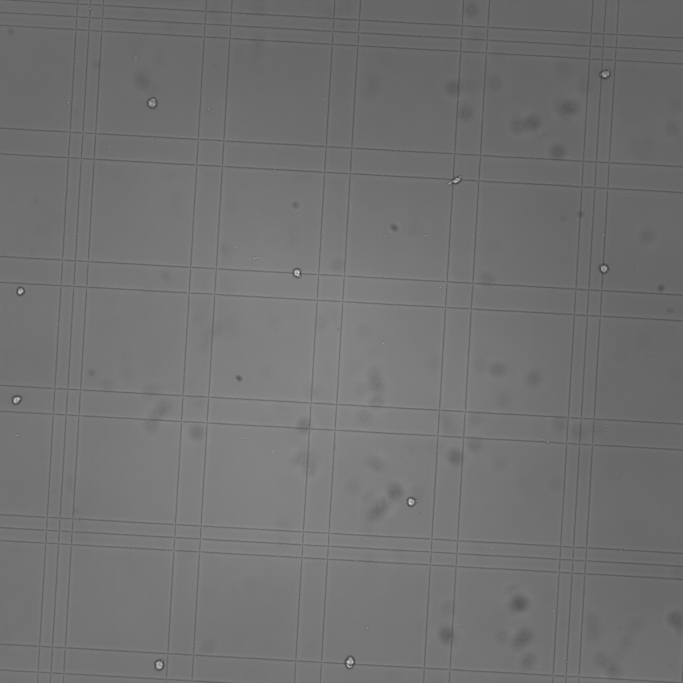
#> input picture cellcount/cellcount0.1/1.tif, 2048 x 2048 px, found by its file name (shown at 1/3 size)
$ python cellcountlcount.py
#> lines starting #> are read from the running program, lines starting #| are printed output that depends on the picture; after the words box and inside, x2 and y2 are one past the last pixel; in counts of white or black regions, pixels touching at a corner belong together
import cv2
import numpy as np
import matplotlib.pyplot as plt
from PIL import Image
import os

# Directory to save exported figures
EXPORT_DIR = "figures"
if not os.path.exists(EXPORT_DIR):
    os.makedirs(EXPORT_DIR)

def add_scale_bar(image, pixel_to_micron, scale_bar_length_um=200, bar_color=(255, 0, 0), thickness=5, margin=20):
    """
    Overlays a scale bar on the BGR image.
    """
    scale_bar_length_px = int(scale_bar_length_um / pixel_to_micron)
    height, width, _ = image.shape
    x_start = margin
    y_start = height - margin
    x_end = x_start + scale_bar_length_px

    cv2.line(image, (x_start, y_start), (x_end, y_start), bar_color, thickness)
    text = f"{scale_bar_length_um} um"  # ASCII-safe label
    font = cv2.FONT_HERSHEY_SIMPLEX
    cv2.putText(image, text, (x_start, y_start - 10), font, 1, bar_color, 2, cv2.LINE_AA)
    return image

def count_cells_adaptive(image_np, min_area=50, max_area=600):
    """
    Counts cells via adaptive thresholding on a grayscale image.

    Returns:
      count: Number of detected cells.
      cell_contours: List of contours that pass the area filter.
      thresh_img: The binary thresholded image.
    """
    blurred = cv2.GaussianBlur(image_np, (7, 7), 0)
    adaptive_thresh = cv2.adaptiveThreshold(blurred, 255, cv2.ADAPTIVE_THRESH_MEAN_C,
                                            cv2.THRESH_BINARY_INV, 9, 3)
    contours, _ = cv2.findContours(adaptive_thresh, cv2.RETR_EXTERNAL, cv2.CHAIN_APPROX_SIMPLE)
    cell_contours = [cnt for cnt in contours if min_area < cv2.contourArea(cnt) < max_area]
    count = len(cell_contours)
    return count, cell_contours, adaptive_thresh

def display_results(image_np, contours, method_name, count, thresh_img, pixel_to_micron, scale_bar_length_um, export_filename=None):
    """
    Displays and exports a figure with detected cell contours (with scale bar) and the thresholded image.
    """
    image_with_contours = cv2.cvtColor(image_np, cv2.COLOR_GRAY2BGR)
    cv2.drawContours(image_with_contours, contours, -1, (0, 255, 0), 2)
    image_with_contours = add_scale_bar(image_with_contours, pixel_to_micron, scale_bar_length_um)
    image_rgb = cv2.cvtColor(image_with_contours, cv2.COLOR_BGR2RGB)

    plt.figure(figsize=(12, 6))
    plt.suptitle(f"{method_name}: Detected Cells = {count}", fontsize=16)

    plt.subplot(1, 2, 1)
    plt.imshow(image_rgb)
    plt.title("Detected Cells with Scale Bar")
    plt.axis("off")

    plt.subplot(1, 2, 2)
    plt.imshow(thresh_img, cmap='gray')
    plt.title("Thresholded Image")
    plt.axis("off")

    plt.tight_layout(rect=[0, 0.03, 1, 0.95])
    if export_filename:
        plt.savefig(os.path.join(EXPORT_DIR, export_filename), dpi=300)
    plt.show()
    plt.close()

def compute_cells_per_ml_hemacytometer(cell_count, squares_count, dilution_factor=2):
    """
    Computes total cells per mL using the classical hemocytometer formula:

      Total cells/mL = (cell_count * dilution_factor * 10,000) / squares_count
    """
    return (cell_count * dilution_factor * 10000) / squares_count

def plot_cells_per_ml_stats(cells_per_ml, image_labels, title="Cells per mL per Image", export_filename=None):
    """
    Creates and exports a bar chart showing cells/mL for each image.
    Also annotates each bar and plots a horizontal line for the average.
    """
    plt.style.use('ggplot')  # or 'classic', 'bmh', 'dark_background', etc.
    fig, ax = plt.subplots(figsize=(10, 6))
    x = np.arange(len(cells_per_ml))
    bars = ax.bar(x, cells_per_ml, color='skyblue', edgecolor='black')
    ax.set_xticks(x)
    ax.set_xticklabels(image_labels, fontsize=12)
    ax.set_xlabel("Image", fontsize=14)
    ax.set_ylabel("Cells per mL", fontsize=14)
    ax.set_title(title, fontsize=16)

    # Annotate each bar with its value
    for bar in bars:
        height = bar.get_height()
        ax.annotate(f'{height:.0f}',
                    xy=(bar.get_x() + bar.get_width() / 2, height),
                    xytext=(0, 3),
                    textcoords="offset points",
                    ha='center', va='bottom', fontsize=12)

    # Average line annotation
    avg = np.mean(cells_per_ml)
    ax.axhline(avg, color='red', linestyle='--', linewidth=2, label=f'Average = {avg:.0f}')
    ax.legend(fontsize=12)

    plt.tight_layout()
    if export_filename:
        plt.savefig(os.path.join(EXPORT_DIR, export_filename), dpi=300)
    plt.show()
    plt.close()

def process_images(image_paths, squares_count=1, dilution_factor=2,
                   min_area=50, max_area=600, pixel_to_micron=0.63, scale_bar_length_um=200):
    """
    Processes a list of images to:
      - Read the image in grayscale.
      - Compute physical dimensions using pixel_to_micron.
      - Count cells using adaptive thresholding.
      - Scale raw counts to a standard 1 mm² area.
      - Compute cells/mL via the classical hemocytometer formula.
      - Display and export intermediate figures.

    Returns:
      dict: Mapping from image file to result details.
    """
#> called with squares_count = 1, dilution_factor = 2, min_area = 50, max_area = 600, pixel_to_micron = 0.63, scale_bar_length_um = 200
    results = {}
    cells_per_ml_list = []
    image_labels = []

    for image_path in image_paths:
        if not os.path.exists(image_path):
            print(f"Image not found: {image_path}")
            continue

        # Read image and compute physical dimensions
        image = Image.open(image_path).convert("L")
#> image is the input picture: PIL image 2048x2048 L; min 57, max 236, mean 113.3
        image_np = np.array(image)
        height, width = image_np.shape
#> height = 2048; width = 2048
        phys_width_mm = (width * pixel_to_micron) / 1000
#> phys_width_mm = 1.29
        phys_height_mm = (height * pixel_to_micron) / 1000
#> phys_height_mm = 1.29
        area_mm2 = phys_width_mm * phys_height_mm
#> area_mm2 = 1.66

        base_name = os.path.splitext(os.path.basename(image_path))[0]
        image_labels.append(base_name)

        print(f"\nProcessing {image_path}: {width}x{height} px, ~{phys_width_mm:.3f}x{phys_height_mm:.3f} mm (Area {area_mm2:.3f} mm²)")
#| Processing 1.tif: 2048x2048 px, ~1.290x1.290 mm (Area 1.665 mm²)

        # Count cells using adaptive thresholding
        count, contours, thresh_img = count_cells_adaptive(image_np, min_area, max_area)
#> in count_cells_adaptive, `adaptive_thresh = cv2.adaptiveThreshold(blurred, 255, cv2.ADAPTIVE_THR..`:
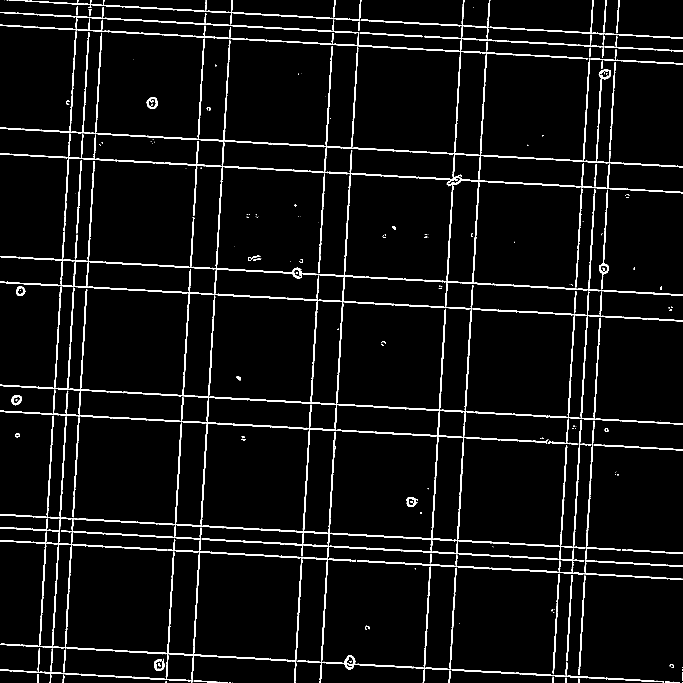
#> adaptive_thresh: shape (2048, 2048) (shown at 1/3 size); 4.6% white; 237 white regions (83 under 20 px)
#> in count_cells_adaptive, `contours, _ = cv2.findContours(adaptive_thresh, cv2.RETR_EXTERNAL, cv2..`: contours = 222 contours, 93 with area under 20; largest, box (x1, y1, x2, y2) and area: (0, 423, 2048, 1715) 494649, (503, 1618, 1370, 2011) 6412, (675, 138, 2048, 539) 6121, (0, 1655, 907, 1985) 4157, (310, 77, 1764, 178) 3912
#> in count_cells_adaptive, `cell_contours = [cnt for cnt in contours if min_area < cv2.contourArea..`: cell_contours = 68 contours; largest, box (x1, y1, x2, y2) and area: (229, 480, 245, 700) 579, (1816, 100, 2048, 116) 576, (49, 860, 76, 888) 568, (1658, 1837, 1672, 2022) 504, (1080, 97, 1269, 112) 500
#> in count_cells_adaptive, `count = len(cell_contours)`: count = 68
#> count = 68; contours has the same summary as cell_contours in count_cells_adaptive
        scaled_count = count * (1 / area_mm2)  # Scale to 1 mm²
#> scaled_count = 40.85
        concentration = compute_cells_per_ml_hemacytometer(scaled_count, squares_count, dilution_factor)
#> concentration = 816954.6

        results[image_path] = {"raw_cell_count": count,
                               "scaled_cell_count": scaled_count,
                               "cells_per_mL": concentration}
        cells_per_ml_list.append(concentration)

        print(f"Adaptive thresholding: {count} raw cells, {scaled_count:.1f} cells in 1 mm², {concentration:.1f} cells/mL")
#| Adaptive thresholding: 68 raw cells, 40.8 cells in 1 mm², 816954.6 cells/mL
        export_filename = f"{base_name}_results.png"
        display_results(image_np, contours, "Adaptive Thresholding", count, thresh_img,
                        pixel_to_micron, scale_bar_length_um, export_filename)
#> in display_results, `plt.savefig(os.path.join(EXPORT_DIR, export_filename), dpi=300)`:
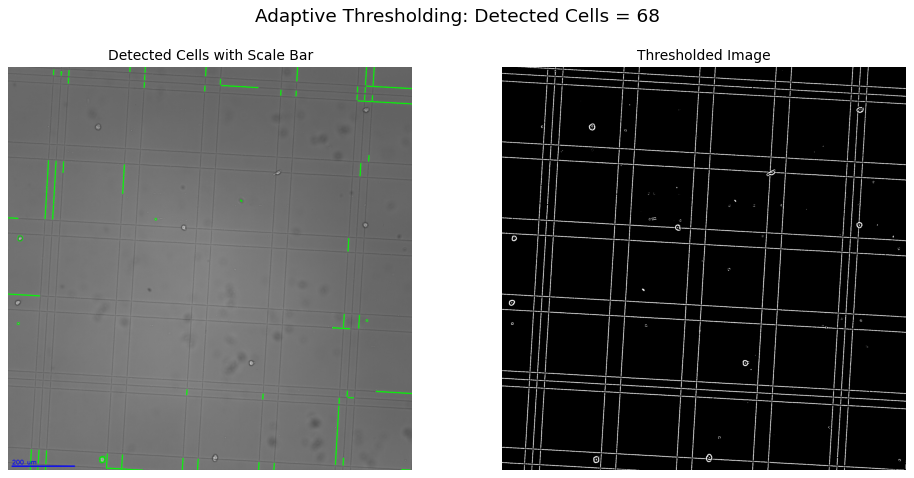
#> figure drawn by matplotlib, 2 panels
#> pass 2 of the loop in process_images, `for image_path in image_paths:`:
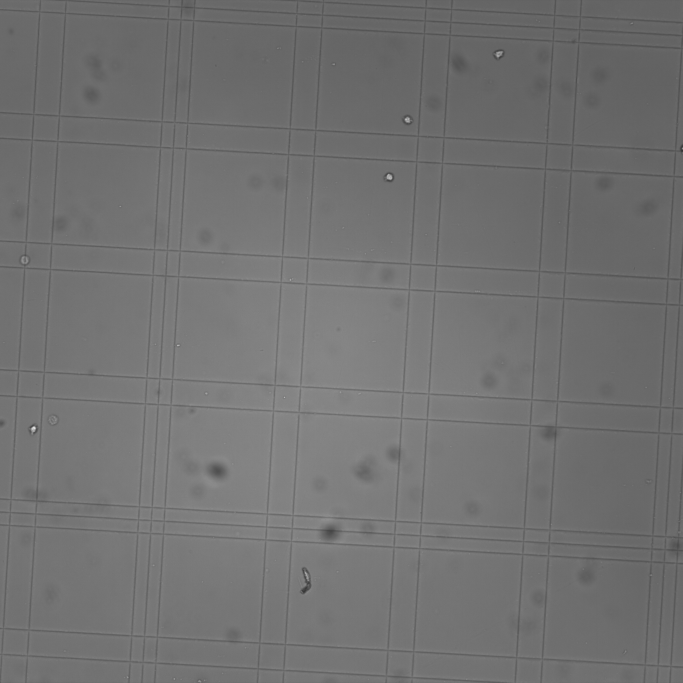
#> input picture cellcount/cellcount0.1/2.tif, 2048 x 2048 px, found by its file name (shown at 1/3 size)
#> in process_images, image is the input picture: PIL image 2048x2048 L; min 50, max 235, mean 113.5
#| Processing 2.tif: 2048x2048 px, ~1.290x1.290 mm (Area 1.665 mm²)
#> in count_cells_adaptive (call 2), `adaptive_thresh = cv2.adaptiveThreshold(blurred, 255, cv2.ADAPTIVE_THR..`:
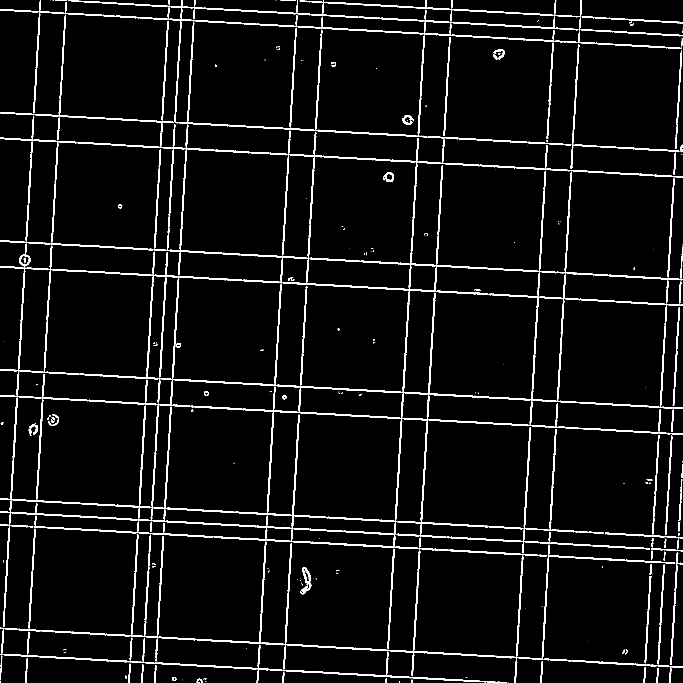
#> adaptive_thresh: shape (2048, 2048) (shown at 1/3 size); 5% white; 286 white regions (116 under 20 px)
#> in count_cells_adaptive (call 2), `contours, _ = cv2.findContours(adaptive_thresh, cv2.RETR_EXTERNAL, cv2..`: contours = 265 contours, 115 with area under 20; largest, box (x1, y1, x2, y2) and area: (0, 451, 2048, 1653) 681182, (0, 1603, 1570, 1976) 10056, (0, 0, 1733, 129) 9545, (0, 348, 2048, 727) 8596, (523, 63, 1714, 437) 6756
#> cell_contours = 79 contours; largest, box (x1, y1, x2, y2) and area: (84, 425, 98, 612) 538, (1647, 1587, 1812, 1602) 447, (0, 1542, 100, 1582) 371, (1150, 517, 1182, 546) 370, (1207, 345, 1241, 375) 369
#> in count_cells_adaptive (call 2), `count = len(cell_contours)`: count = 79
#> in process_images, `count, contours, thresh_img = count_cells_adaptive(image_np, min_area,..`: contours has the same summary as cell_contours in count_cells_adaptive
#> scaled_count = 47.46
#> concentration = 949109
#| Adaptive thresholding: 79 raw cells, 47.5 cells in 1 mm², 949109.0 cells/mL
#> in display_results (call 2), `plt.savefig(os.path.join(EXPORT_DIR, export_filename), dpi=300)`:
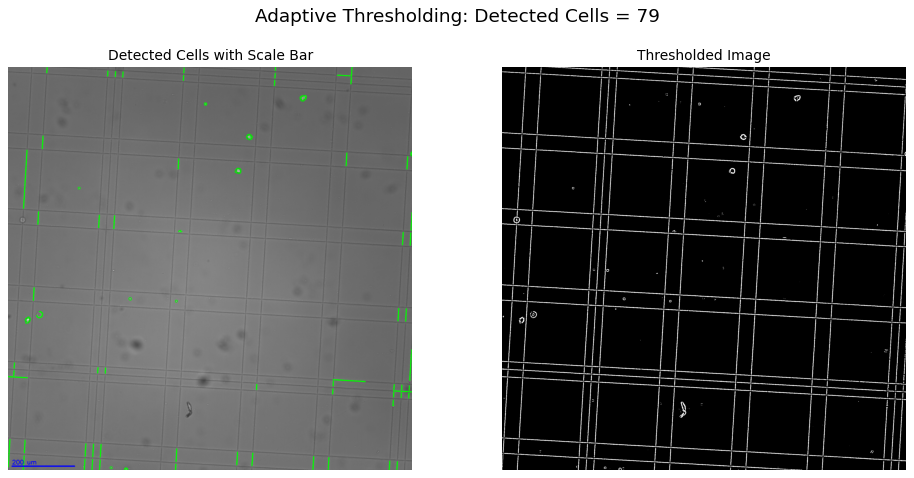
#> figure drawn by matplotlib, 2 panels
#> pass 3 of the loop in process_images, `for image_path in image_paths:`:
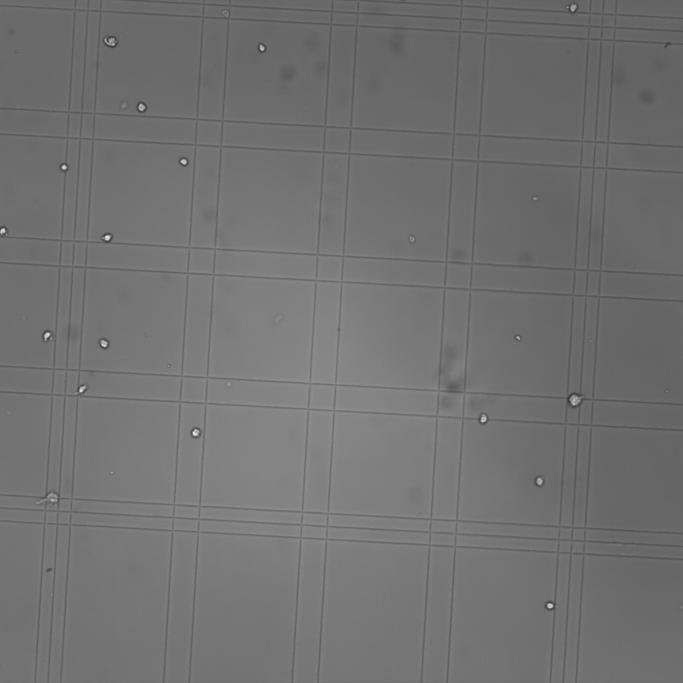
#> input picture cellcount/cellcount0.1/3.tif, 2048 x 2048 px, found by its file name (shown at 1/3 size)
#> in process_images, image is the input picture: PIL image 2048x2048 L; min 57, max 255, mean 113.3
#| Processing 3.tif: 2048x2048 px, ~1.290x1.290 mm (Area 1.665 mm²)
#> in count_cells_adaptive (call 3), `adaptive_thresh = cv2.adaptiveThreshold(blurred, 255, cv2.ADAPTIVE_THR..`:
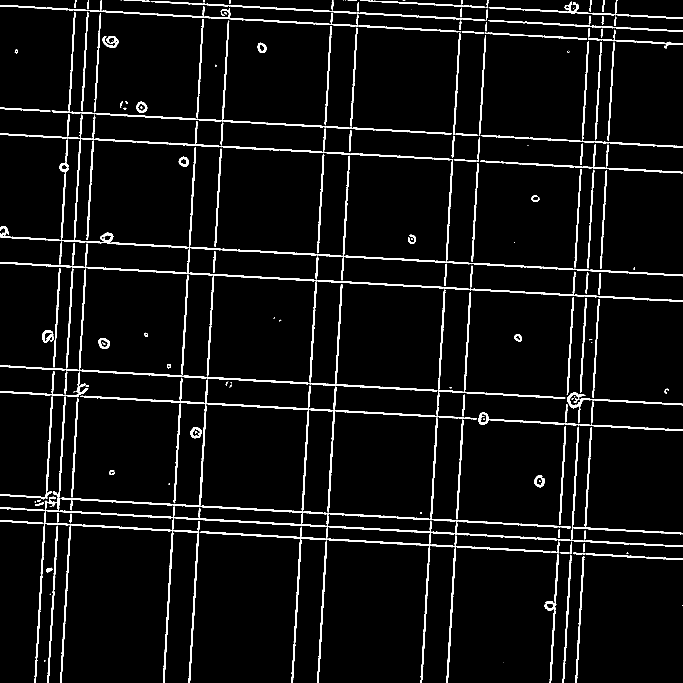
#> adaptive_thresh: shape (2048, 2048) (shown at 1/3 size); 4.8% white; 247 white regions (48 under 20 px)
#> in count_cells_adaptive (call 3), `contours, _ = cv2.findContours(adaptive_thresh, cv2.RETR_EXTERNAL, cv2..`: contours = 241 contours, 52 with area under 20; largest, box (x1, y1, x2, y2) and area: (103, 1519, 2048, 2048) 11061, (600, 1580, 1651, 2048) 6632, (240, 1134, 1314, 1536) 6324, (0, 852, 1311, 1174) 5442, (182, 1493, 1713, 1585) 5236
#> cell_contours = 86 contours; largest, box (x1, y1, x2, y2) and area: (773, 128, 800, 159) 590, (1851, 43, 2048, 57) 572, (0, 323, 151, 335) 442, (0, 1560, 129, 1572) 404, (1543, 1003, 1566, 1025) 348
#> in count_cells_adaptive (call 3), `count = len(cell_contours)`: count = 86
#> in process_images, `count, contours, thresh_img = count_cells_adaptive(image_np, min_area,..`: contours has the same summary as cell_contours in count_cells_adaptive
#> scaled_count = 51.66
#> concentration = 1033207.2
#| Adaptive thresholding: 86 raw cells, 51.7 cells in 1 mm², 1033207.2 cells/mL
#> in display_results (call 3), `plt.savefig(os.path.join(EXPORT_DIR, export_filename), dpi=300)`:
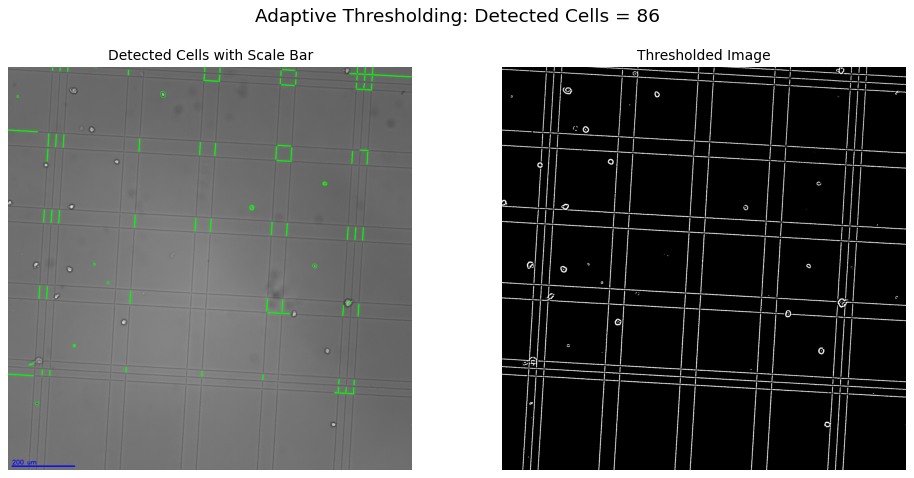
#> figure drawn by matplotlib, 2 panels
#> the loop made 5 passes; the first 3 are shown

    summary_export = "cells_per_ml_summary.png"
#> summary_export = 'cells_per_ml_summary.png'
    plot_cells_per_ml_stats(cells_per_ml_list, image_labels, title="Cells per mL per Image", export_filename=summary_export)
#> in plot_cells_per_ml_stats, `plt.savefig(os.path.join(EXPORT_DIR, export_filename), dpi=300)`:
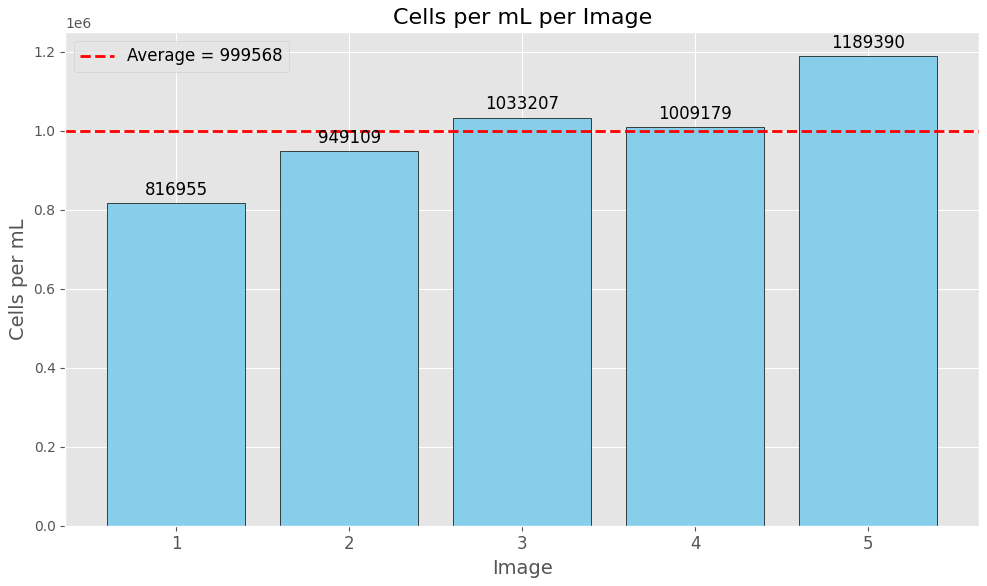
#> figure drawn by matplotlib, 1 panel; tallest bar 1189389.7 high, from x = 3.6 to 4.4

    return results

if __name__ == "__main__":
    # List of image files (ensure these files are in your working directory)
    image_paths = ["1.tif", "2.tif", "3.tif", "4.tif", "5.tif"]
    results = process_images(image_paths, squares_count=1, dilution_factor=2,
                             min_area=50, max_area=600, pixel_to_micron=0.63, scale_bar_length_um=200)
#> results = 5 items

    print("\nSummary:")
    for img, res in results.items():
        print(f"{img}: raw count = {res['raw_cell_count']} cells, "
              f"scaled count = {res['scaled_cell_count']:.1f} cells in 1 mm², "
              f"{res['cells_per_mL']:.1f} cells/mL")
#> this loop made 5 passes
#> img on passes 1 to 5: '1.tif', '2.tif', '3.tif', '4.tif', '5.tif'
#| 1.tif: raw count = 68 cells, scaled count = 40.8 cells in 1 mm², 816954.6 cells/mL
#| 2.tif: raw count = 79 cells, scaled count = 47.5 cells in 1 mm², 949109.0 cells/mL
#| 3.tif: raw count = 86 cells, scaled count = 51.7 cells in 1 mm², 1033207.2 cells/mL
#| 4.tif: raw count = 84 cells, scaled count = 50.5 cells in 1 mm², 1009179.2 cells/mL
#| 5.tif: raw count = 99 cells, scaled count = 59.5 cells in 1 mm², 1189389.7 cells/mL
